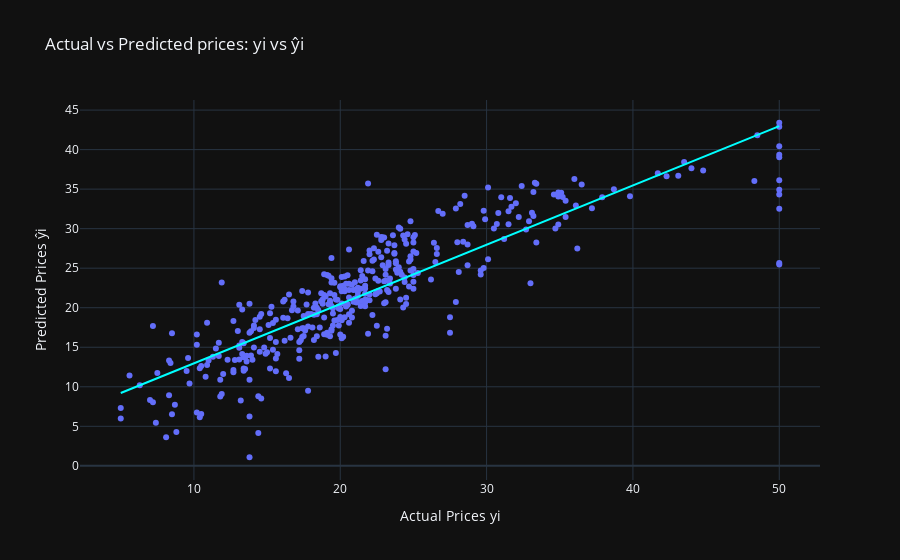

The code cell stored with this chart in its notebook:
### Code cell
px.scatter(data_frame=y_train_df, x="PRICE", y="PRICE_EST", labels={"PRICE": "Actual Prices yi", "PRICE_EST": "Predicted Prices ŷi"},
           title="Actual vs Predicted prices: yi vs ŷi", trendline="ols", trendline_color_override="cyan")

### Figure 1 — Plotly figure (JSON) as saved in the notebook; plotly's stock layout.template omitted (floating-point values rounded to 4 significant figures; data arrays with more than 128 entries replaced by an {"elided": "..."} marker saying what was removed)
{"data": [{"hovertemplate": "Actual Prices yi=%{x}<br>Predicted Prices ŷi=%{y}<extra></extra>", "legendgroup": "", "marker": {"color": "#636efa", "symbol": "circle"}, "mode": "markers", "name": "", "orientation": "v", "showlegend": false, "type": "scatter", "x": {"elided": "404 float values"}, "xaxis": "x", "y": {"elided": "404 float values"}, "yaxis": "y"}, {"hovertemplate": "<b>OLS trendline</b><br>PRICE_EST = 0.750122 * PRICE + 5.4578<br>R<sup>2</sup>=0.750122<br><br>Actual Prices yi=%{x}<br>Predicted Prices ŷi=%{y} <b>(trend)</b><extra></extra>", "legendgroup": "", "line": {"color": "cyan"}, "marker": {"color": "#636efa", "symbol": "circle"}, "mode": "lines", "name": "", "showlegend": false, "type": "scatter", "x": {"elided": "404 float values"}, "xaxis": "x", "y": {"elided": "404 float values"}, "yaxis": "y"}], "layout": {"legend": {"tracegroupgap": 0}, "title": {"text": "Actual vs Predicted prices: yi vs ŷi"}, "xaxis": {"anchor": "y", "domain": [0, 1], "title": {"text": "Actual Prices yi"}}, "yaxis": {"anchor": "x", "domain": [0, 1], "title": {"text": "Predicted Prices ŷi"}}}}
